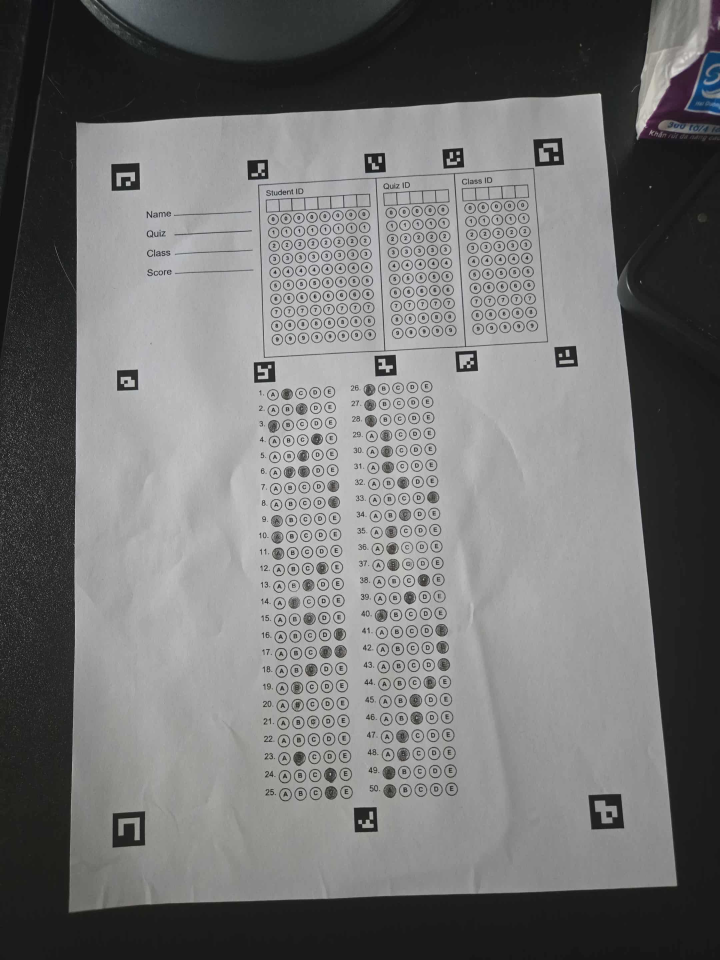
#> input picture images/testResult.png, 2160 x 2880 px (shown at 1/3 size)
$ python test.py
#> lines starting #> are read from the running program, lines starting #| are printed output that depends on the picture; after the words box and inside, x2 and y2 are one past the last pixel; in counts of white or black regions, pixels touching at a corner belong together
#> in imagePineline, img is the input picture: shape (2880, 2160, 3); mean B, G, R 114.5, 114.6, 114.5
### SheetLayout.py
import cv2 as cv
import numpy as np
from matplotlib import pyplot as plt

class SheetLayout:
    def __init__(self,
                 student_id_left=0.5575,
                 student_id_right=0.6735,
                 student_id_top=0.102,
                 student_id_bottom=0.250,
                 student_id_rows=8,
                 student_id_cols=7,

                 quiz_id_left=0.7195,
                 quiz_id_right=0.8035,
                 quiz_id_top=0.102,
                 quiz_id_bottom=0.250,
                 quiz_id_rows=8,
                 quiz_id_cols=5,

                 q1_10_left=0.293,
                 q1_10_right=0.4225,
                 q1_10_top=0.322,
                 q1_10_bottom=0.588,

                 q11_20_left=0.6445,
                 q11_20_right=0.7745,
                 q11_20_top=0.322,
                 q11_20_bottom=0.588,

                 q21_30_left=0.293,
                 q21_30_right=0.4225,
                 q21_30_top=0.6475,
                 q21_30_bottom=0.9152,

                 q31_40_left=0.6445,
                 q31_40_right=0.7745,
                 q31_40_top=0.6475,
                 q31_40_bottom=0.9152,

                 optionsPerRow=5,
                 roiShrink=0):

        self.student_id = (student_id_left, student_id_right, student_id_top, student_id_bottom, student_id_rows, student_id_cols)
        self.quiz_id = (quiz_id_left, quiz_id_right, quiz_id_top, quiz_id_bottom, quiz_id_rows, quiz_id_cols)

        self.q1_10 = (q1_10_left, q1_10_right, q1_10_top, q1_10_bottom)
        self.q11_20 = (q11_20_left, q11_20_right, q11_20_top, q11_20_bottom)
        self.q21_30 = (q21_30_left, q21_30_right, q21_30_top, q21_30_bottom)
        self.q31_40 = (q31_40_left, q31_40_right, q31_40_top, q31_40_bottom)

        self.optionsPerRow = optionsPerRow
        self.roiShrink = roiShrink

    # [39 lines left out: functions buildAllRois, buildIdRois, not called in this run]

    def buildQuestionRois(self, region, W, H, startQ, numQuestions):
        """Build ROIs for question regions"""
        left, right, top, bottom = region

        x0 = int(W * left)
        x1 = int(W * right)
        y0 = int(H * top)
        y1 = int(H * bottom)

        rowHeight = (y1 - y0) / numQuestions
        colWidth = (x1 - x0) / self.optionsPerRow

        rois = []
        for r in range(numQuestions):
            quesIdx = r + startQ
            yTop = int(y0 + r * rowHeight)
            yBottom = int(y0 + (r + 1) * rowHeight)
            dy = int((yBottom - yTop) * self.roiShrink)

            for o in range(self.optionsPerRow):
                xLeft = int(x0 + o * colWidth)
                xRight = int(x0 + (o + 1) * colWidth)
                dx = int((xRight - xLeft) * self.roiShrink)

                roi = (yTop + dy, yBottom - dy, xLeft + dx, xRight - dx, quesIdx, o)
                rois.append(roi)

        return rois

    def buildRois(self, W, H):
        rois = []
        rois += self.buildQuestionRois(self.q1_10, W, H, startQ=1, numQuestions=10)
        rois += self.buildQuestionRois(self.q11_20, W, H, startQ=11, numQuestions=10)
        rois += self.buildQuestionRois(self.q21_30, W, H, startQ=21, numQuestions=10)
        rois += self.buildQuestionRois(self.q31_40, W, H, startQ=31, numQuestions=10)
        return rois

### test.py
import random
import cv2 as cv
import os
import numpy as np
from matplotlib import pyplot as plt

from SheetLayout import SheetLayout

def findArucoMarkers(imgGray):
    aruco_dict = cv.aruco.getPredefinedDictionary(cv.aruco.DICT_4X4_50)
    aruco_params = cv.aruco.DetectorParameters()

    detector = cv.aruco.ArucoDetector(aruco_dict, aruco_params)
    corners, ids, rejected = detector.detectMarkers(imgGray)
#> corners = 13 items; ids = [9, 10, 5, 1, 11, 13, 8, 7, 6, 12, 4, 3, 2]; rejected = 32 items
    print(f"Tìm thấy {len(corners) if corners else 0} ArUco markers")
#| Tìm thấy 13 ArUco markers

    if corners:
        cv.aruco.drawDetectedMarkers(imgGray, corners, ids)
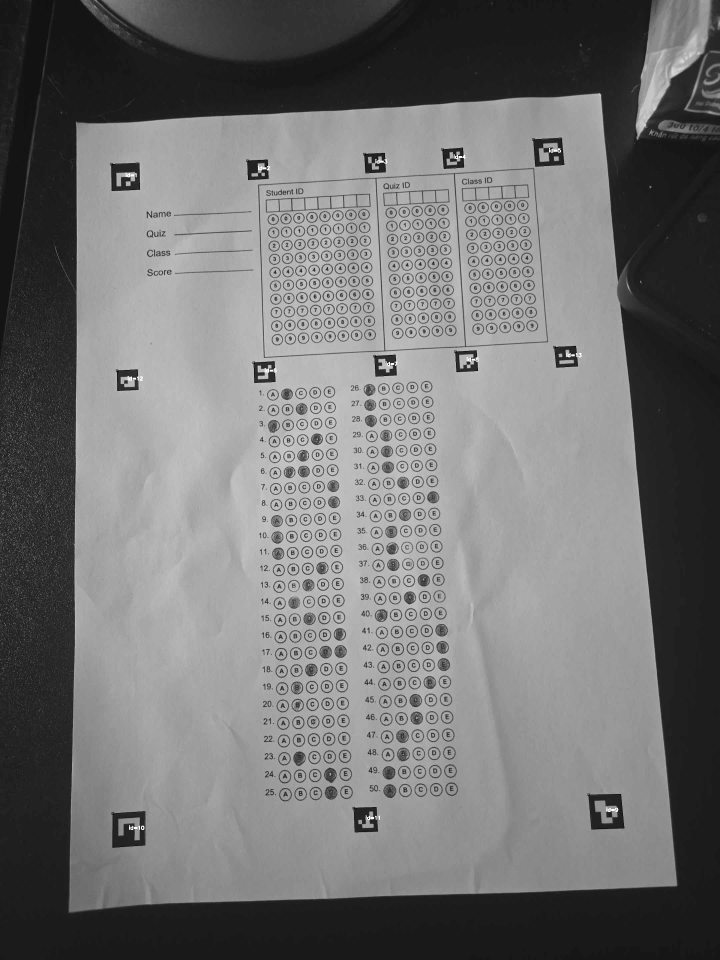
#> imgGray: shape (2880, 2160) (shown at 1/3 size); min 0, max 255, mean 114.6
        plt.subplot(2, 3, 5)
        plt.title(f"Detected {len(corners)} ArUco Markers")
        plt.imshow(cv.cvtColor(imgGray, cv.COLOR_BGR2RGB))

    if not corners or len(corners) < 4:
        raise RuntimeError(f"Không tìm thấy đủ 4 ArUco markers. Chỉ tìm thấy {len(corners) if corners else 0}")

    marker_centers = []
    for i, corner in enumerate(corners):
        center = np.mean(corner[0], axis=0)
        marker_id = ids[i][0] if ids is not None else i
        marker_centers.append({
            'id': marker_id,
            'center': center,
            'corners': corner[0]
        })
        print(f"[MARKER] ID: {marker_id}, Center: ({center[0]:.1f}, {center[1]:.1f})")
#> this loop made 13 passes
#> (corner, center, marker_id) on passes 1 to 8: ([[1766, 2384], [1862, 2382], [1872, 2484], [1774, 2487]], [1818.5, 2434.2], 9), ([[338, 2440], [435, 2434], [435, 2535], [337, 2542]], [386.2, 2487.8], 10), ([[1600, 418], [1684, 413], [1692, 494], [1606, 499]], [1645.5, 456], 5), ([[334, 492], [417, 488], [419, 568], [335, 572]], [376.2, 530], 1), ([[1061, 2424], [1128, 2421], [1133, 2493], [1064, 2496]], [1096.5, 2458.5], 11), ([[1663, 1041], [1727, 1038], [1733, 1098], [1669, 1102]], [1698, 1069.8], 13), ([[1366, 1055], [1429, 1051], [1433, 1112], [1369, 1115]], [1399.2, 1083.2], 8), ([[1123, 1068], [1186, 1064], [1189, 1125], [1127, 1129]], [1156.2, 1096.5], 7)
#| [MARKER] ID: 9, Center: (1818.5, 2434.2)
#| [MARKER] ID: 10, Center: (386.2, 2487.8)
#| [MARKER] ID: 5, Center: (1645.5, 456.0)
#| [MARKER] ID: 1, Center: (376.2, 530.0)
#| [MARKER] ID: 11, Center: (1096.5, 2458.5)
#| [MARKER] ID: 13, Center: (1698.0, 1069.8)
#| [MARKER] ID: 8, Center: (1399.2, 1083.2)
#| [MARKER] ID: 7, Center: (1156.2, 1096.5)
#> (further printed lines are left out)
#> after the loop, marker_centers = 13 items

    centers = np.array([m['center'] for m in marker_centers])
#> centers = 13 rows, first 8: [1818.5, 2434.2], [386.2, 2487.8], [1645.5, 456], [376.2, 530], [1096.5, 2458.5], [1698, 1069.8], [1399.2, 1083.2], [1156.2, 1096.5]

    s = centers.sum(axis=1)
#> s = [4252.8, 2874, 2101.5, 906.2, 3555, 2767.8, 2482.5, 2252.8, 1909.2, 1522.5, 1834.2, 1614, 1282]
    diff = np.diff(centers, axis=1).ravel()
#> diff = [615.8, 2101.5, -1189.5, 153.8, 1362, -628.2, -316, -59.75, 323.2, 757.5, -884.8, -636, -264.5]

    idx_tl = np.argmin(s)
#> idx_tl = 3
    idx_br = np.argmax(s)
#> idx_br = 0
    idx_tr = np.argmin(diff)
#> idx_tr = 2
    idx_bl = np.argmax(diff)
#> idx_bl = 1

    tl = marker_centers[idx_tl]['center']
#> tl = [376.2, 530]
    tr = marker_centers[idx_tr]['center']
#> tr = [1645.5, 456]
    br = marker_centers[idx_br]['center']
#> br = [1818.5, 2434.2]
    bl = marker_centers[idx_bl]['center']
#> bl = [386.2, 2487.8]

    print(f"[CORNERS] TL: {tl}, TR: {tr}, BR: {br}, BL: {bl}")
#| [CORNERS] TL: [376.25 530.  ], TR: [1645.5  456. ], BR: [1818.5  2434.25], BL: [ 386.25 2487.75]

    return np.array([tl, tr, br, bl], dtype="float32")


def imagePineline(imgPath):
    img = cv.imread(imgPath)

    # B1: Convert to Grayscale & Resize
    imgGray = cv.imread(imgPath, cv.IMREAD_GRAYSCALE)
    # [4 lines of commented-out code are left out]
    plt.figure(figsize=(12, 8))
    plt.subplot(2, 3, 1)
    plt.title("Resized Grayscale Image")
    plt.imshow(imgGray, cmap='gray')


    try:
        corners = findArucoMarkers(imgGray)
#> corners = [[376.2, 530], [1645.5, 456], [1818.5, 2434.2], [386.2, 2487.8]]
    except RuntimeError as e:
        print("[LỖI MARKER]", e)
        return
    (tl, tr, br, bl) = corners
#> tl = [376.2, 530]; tr = [1645.5, 456]; br = [1818.5, 2434.2]; bl = [386.2, 2487.8]
    widthA = np.hypot(*(br - bl))
#> widthA = 1433.2
    widthB = np.hypot(*(tr - tl))
#> widthB = 1271.4
    heightA = np.hypot(*(tr - br))
#> heightA = 1985.8
    heightB = np.hypot(*(tl - bl))
#> heightB = 1957.8
    maxWidth = max(int(widthA), int(widthB))
#> maxWidth = 1433
    maxHeight = max(int(heightA), int(heightB))
#> maxHeight = 1985

    Width=1575
    Height=2316

    dst = np.array([[0, 0],
                    [Width - 1, 0],
                    [Width - 1, Height - 1],
                    [0, Height - 1]], dtype="float32")
    M = cv.getPerspectiveTransform(corners, dst)
#> M = [[1.31, -0.00668, -488.7], [0.0808, 1.39, -765.2], [1.51e-05, 6.71e-05, 1]]
    imgWarped = cv.warpPerspective(imgGray, M, (Width, Height), flags=cv.INTER_NEAREST)
    plt.subplot(2, 3, 2)
    plt.title("Perspective Transform")
    plt.imshow(imgWarped, cmap='gray')

    clahe = cv.createCLAHE(clipLimit=4.0, tileGridSize=(16, 16))
    imgCLAHE = clahe.apply(imgWarped)
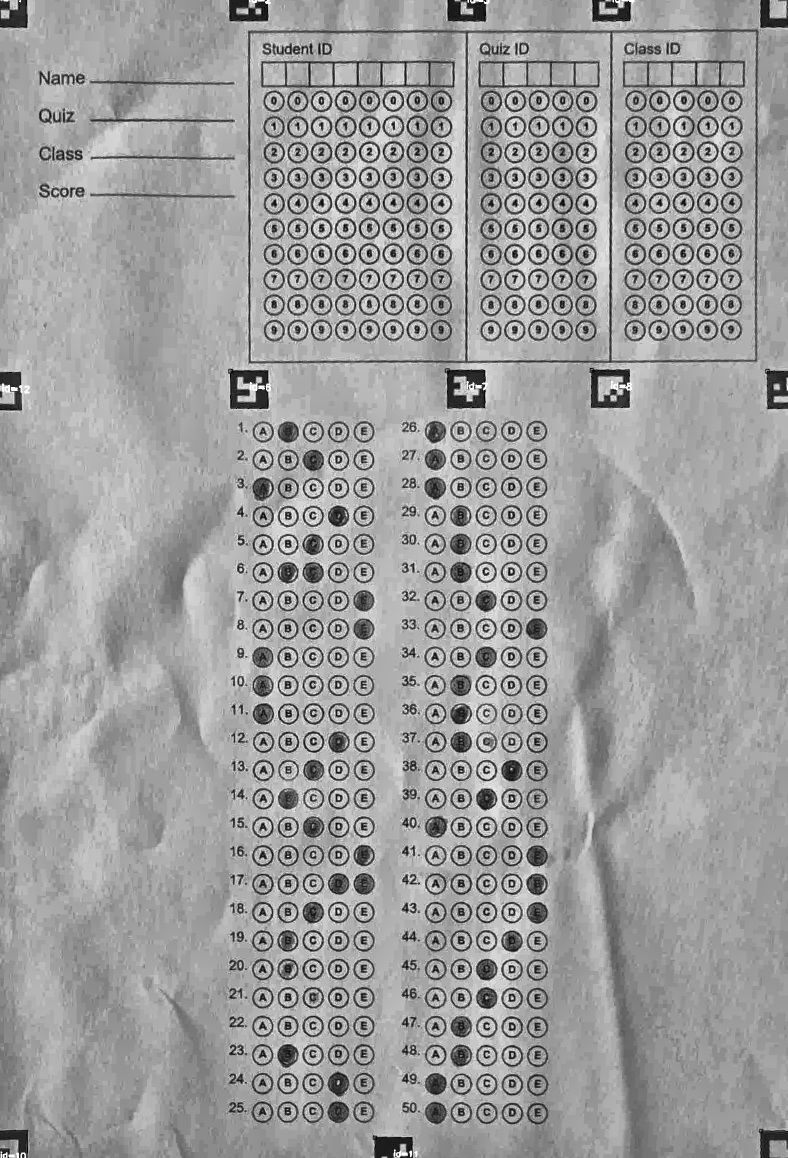
#> imgCLAHE: shape (2316, 1575) (shown at 1/2 size); min 2, max 255, mean 156.8
    plt.subplot(2, 3, 3)
    plt.title("CLAHE Image")
    plt.imshow(imgCLAHE, cmap='gray')

    imgBlur = cv.GaussianBlur(imgCLAHE, (3, 3), 0)
    plt.subplot(2, 3, 4)
    plt.title("Gaussian Blur Image")
    plt.imshow(imgBlur, cmap='gray')

    imgThresh = cv.adaptiveThreshold(imgBlur, 255, cv.ADAPTIVE_THRESH_GAUSSIAN_C,
                                   cv.THRESH_BINARY, 33, 2)
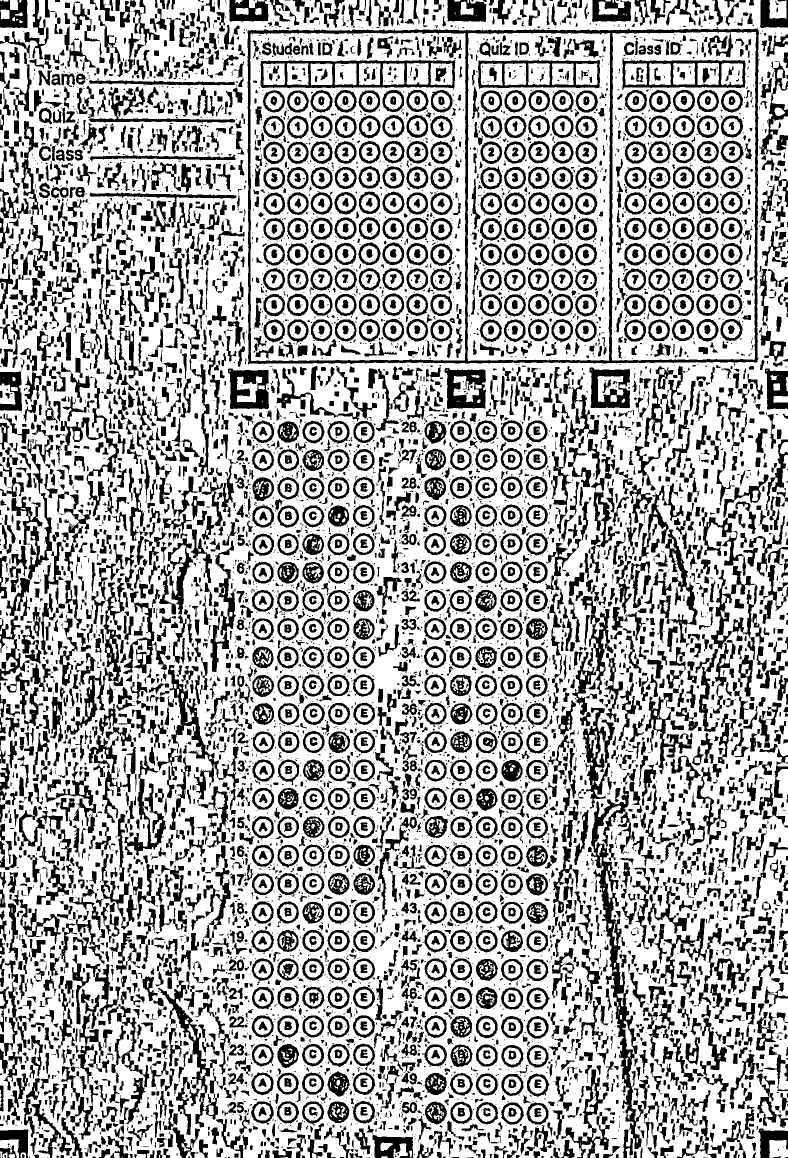
#> imgThresh: shape (2316, 1575) (shown at 1/2 size); 67.2% white; 8857 black regions (4356 under 20 px), largest, box (x1, y1, x2, y2) and area: (495, 54, 1519, 729) 26244, (1182, 1573, 1288, 2298) 14419, (316, 1961, 438, 2270) 6527
    plt.subplot(2, 3, 5)
    plt.title("AdaptiveThresholding")
    plt.imshow(imgThresh, cmap='gray')

    _, thresh = cv.threshold(imgThresh, 0, 255, cv.THRESH_BINARY_INV + cv.THRESH_OTSU)
    plt.subplot(2, 3, 6)
    plt.title("Final Thresholding")
    plt.imshow(thresh, cmap='gray')

    plt.show()
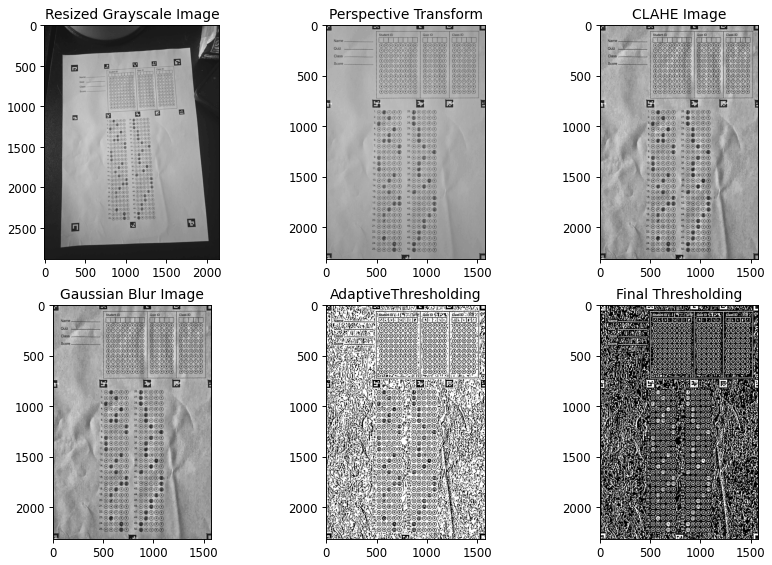
#> figure drawn by matplotlib, 6 panels

    layout = SheetLayout()
    rois = layout.buildRois(Width, Height)
    marked = detectMarked(thresh, rois)
    answerKey = [random.randint(0, 4) for _ in range(50)]
    print("Answer Key: ", answerKey)
    score = gradeExam(marked, {i+1: ans for i, ans in enumerate(answerKey)})
    print(f"Điểm số: {score:.2f}/10")

    # Debug
    imgWarpedDebug = cv.warpPerspective(img, M, (Width, Height))
    drawDebugRois(imgWarpedDebug, rois, marked, {i+1: ans for i, ans in enumerate(answerKey)})

def detectMarked(thresh, rois, fillThreshold=0.5):
#> called with fillThreshold = 0.5
    H, W = thresh.shape
#> H = 2316; W = 1575
    results = {}
    optionsMap = {}

    for (yTop, yBottom, xLeft, xRight, quesIdx, optionIdx) in rois:
        yTop = max(0, min(H - 1, yTop))
        yBottom = max(0, min(H - 1, yBottom))
        xLeft = max(0, min(W - 1, xLeft))
        xRight = max(0, min(W - 1, xRight))
        roi = thresh[yTop:yBottom, xLeft:xRight]
        filledRatio = float(np.mean(roi>0))
        optionsMap.setdefault(quesIdx, []).append((optionIdx, filledRatio))
#> this loop made 200 passes
#> filledRatio on passes 1 to 3: 0.665, 0.577, 0.357
#> pass 1, in detectMarked, `roi = thresh[yTop:yBottom, xLeft:xRight]`:
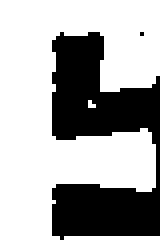
#> roi: shape (61, 40) (shown 4 times larger); 66.5% white; 2 black regions (1 under 20 px), largest, box (x1, y1, x2, y2) and area: (13, 8, 40, 60) 817
#> pass 3, in detectMarked, `roi = thresh[yTop:yBottom, xLeft:xRight]`:
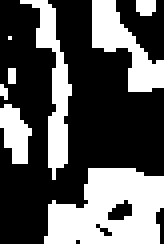
#> roi: shape (61, 41) (shown 4 times larger); 35.7% white; 8 white regions (4 under 20 px), largest, box (x1, y1, x2, y2) and area: (11, 42, 41, 61) 416, (5, 0, 18, 45) 184, (23, 0, 41, 23) 181, (0, 26, 8, 41) 78
#> after the loop, optionsMap = 40 items

    for quesIdx, options in optionsMap.items():
        sortedOptions = sorted(options, key=lambda x: x[1], reverse=True)
        bestOptionIdx, bestFilledRatio = sortedOptions[0]
        chosenOption = bestOptionIdx if bestFilledRatio >= fillThreshold else None
        if chosenOption is not None and len(sortedOptions) > 1:
            secondOptionIdx, secondFilledRatio = sortedOptions[1]
            if secondFilledRatio >= fillThreshold:
                chosenOption = None
        results[quesIdx] = chosenOption
#> this loop made 40 passes
#> (options, sortedOptions, bestOptionIdx, bestFilledRatio, secondOptionIdx, secondFilledRatio) on passes 11, 19, 34: ([(0, 0.353), (1, 0.291), (2, 0.372), (3, 0.268), (4, 0.533)], [(4, 0.533), (2, 0.372), (0, 0.353), (1, 0.291), (3, 0.268)], 4, 0.533, 2, 0.372), ([(0, 0.344), (1, 0.506), (2, 0.318), (3, 0.349), (4, 0.519)], [(4, 0.519), (1, 0.506), (3, 0.349), (0, 0.344), (2, 0.318)], 4, 0.519, 1, 0.506), ([(0, 0.3), (1, 0.436), (2, 0.337), (3, 0.3), (4, 0.502)], [(4, 0.502), (1, 0.436), (2, 0.337), (3, 0.3), (0, 0.3)], 4, 0.502, 1, 0.436)
#> (sortedOptions, bestOptionIdx, bestFilledRatio, secondOptionIdx, secondFilledRatio) on passes 1, 31: ([(0, 0.665), (1, 0.577), (2, 0.357), (3, 0.235), (4, 0.222)], 0, 0.665, 1, 0.577), ([(4, 0.605), (0, 0.482), (1, 0.377), (2, 0.342), (3, 0.272)], 4, 0.605, 0, 0.482)
#> after the loop, results = 40 items; secondFilledRatio = 0.436; secondOptionIdx = 1
#> in imagePineline, `marked = detectMarked(thresh, rois)`: marked = 40 items
#> in imagePineline, `answerKey = [random.randint(0, 4) for _ in range(50)]`: answerKey = 50 values, max 4 at index 4, min 0 at index 2, mean 2.22
#| Answer Key:  [3, 3, 0, 2, 4, 3, 3, 2, 3, 2, 4, 1, 4, 1, 2, 1, 0, 4, 2, 4, 4, 1, 2, 0, 0, 2, 3, 4, 0, 2, 3, 2, 4, 1, 4, 3, 3, 4, 2, 0, 4, 0, 0, 3, 0, 4, 3, 2, 1, 2]
    return results

def gradeExam(detectedAnswers, answerKey):
    totalQuestions = len(answerKey)
#> totalQuestions = 50
    correctCount = 0
    for quesIdx, correctOption in answerKey.items():
        detectedOption = detectedAnswers.get(quesIdx, None)
        if detectedOption == correctOption:
            correctCount += 1
#> this loop made 50 passes
#> (correctOption, correctCount) on pass 11: (4, 1)
#> correctOption on passes 1 to 6: 3, 3, 0, 2, 4, 3
#> after the loop, correctCount = 1

    print(f"Chosen answers: {detectedAnswers}")
#> (printed output is left out)
    print(f"Correct answers: {correctCount}/{totalQuestions}")
#| Correct answers: 1/50
    score = (correctCount / totalQuestions) * 10
#> score = 0.2
#| Điểm số: 0.20/10
    return score

def drawDebugRois(img, rois, detectedAnswers=None, answerKey=None):
    imgDebug = img.copy()
    for (yTop, yBottom, xLeft, xRight, quesIdx, optionIdx) in rois:
        center_x = int((xLeft + xRight) / 2)
        center_y = int((yTop + yBottom) / 2)

        radius = int(min(yBottom - yTop, xRight - xLeft) * 0.4)

        color = (128, 128, 128)
        thickness = 2
        if detectedAnswers is not None and answerKey is not None:
            chosenOption = detectedAnswers.get(quesIdx, None)
            correctOption = answerKey.get(quesIdx, None)
            if chosenOption == optionIdx:
                if chosenOption == correctOption:
                    color = (0, 255, 255)
                    thickness = 3
                else:
                    color = (0, 0, 255)
                    thickness = 3
            elif optionIdx == correctOption:
                color = (128, 128, 128)

        cv.circle(imgDebug, (center_x, center_y), radius, color, thickness)
#> this loop made 200 passes
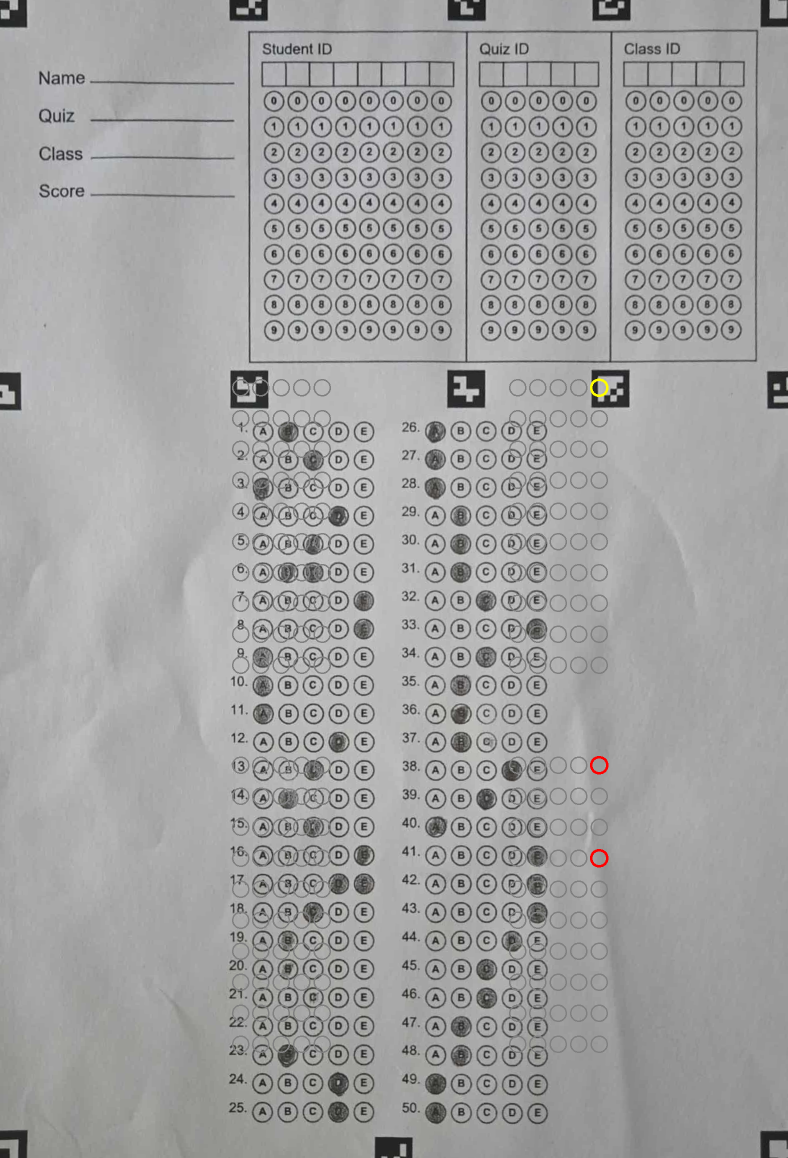
#> imgDebug: shape (2316, 1575, 3) (shown at 1/2 size); mean B, G, R 161.3, 161.5, 161.5

    plt.figure(figsize=(10, 8))
    plt.title("Debug ROI Circles")
    plt.imshow(cv.cvtColor(imgDebug, cv.COLOR_BGR2RGB))
    plt.axis("off")
    plt.show()

    return imgDebug


if __name__ == "__main__":
    root = os.getcwd()
    imgPath = os.path.join(root, 'images/testResult.png')
    imagePineline(imgPath)
